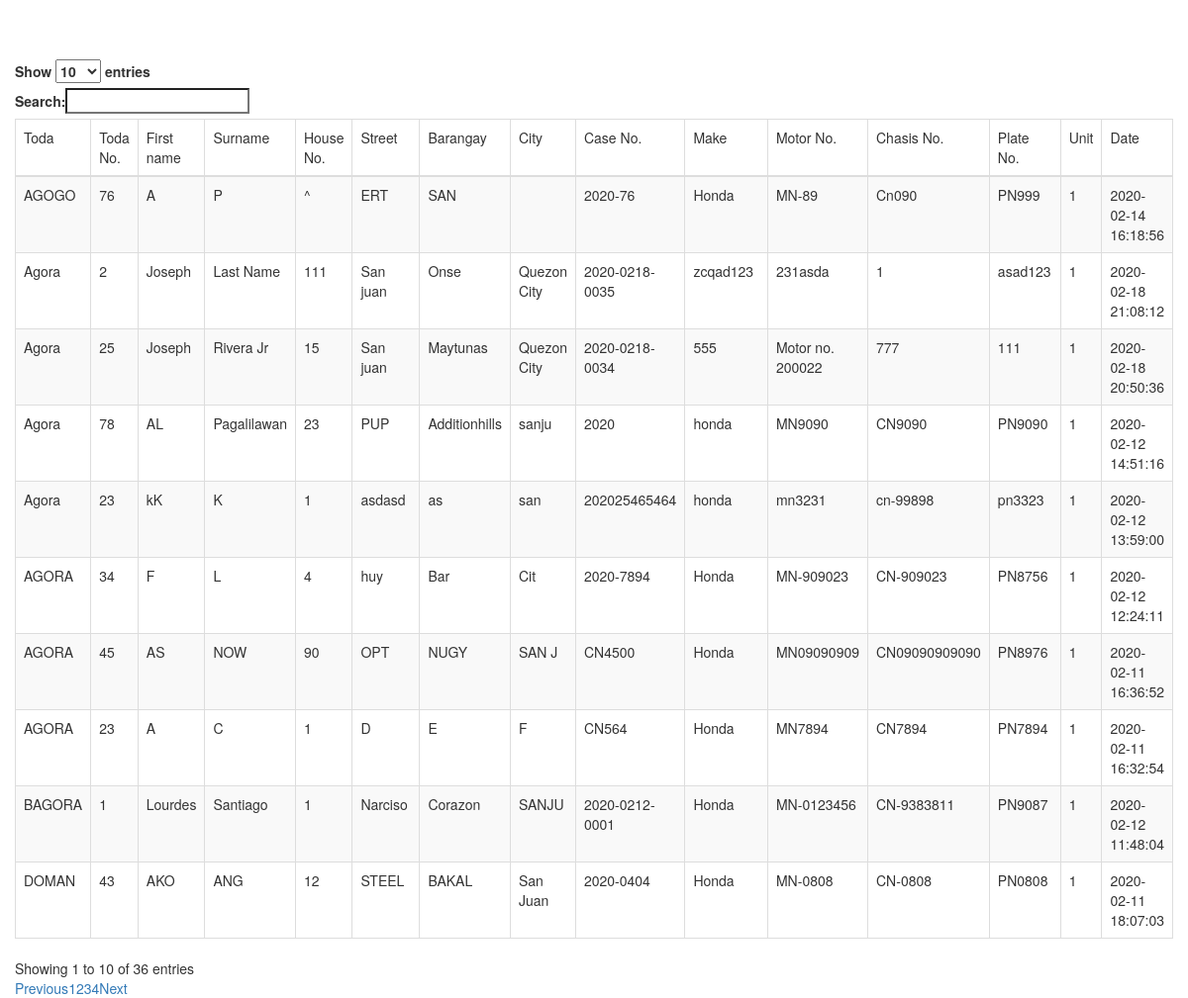
Before: /atty/t_operator.php with the older database file.
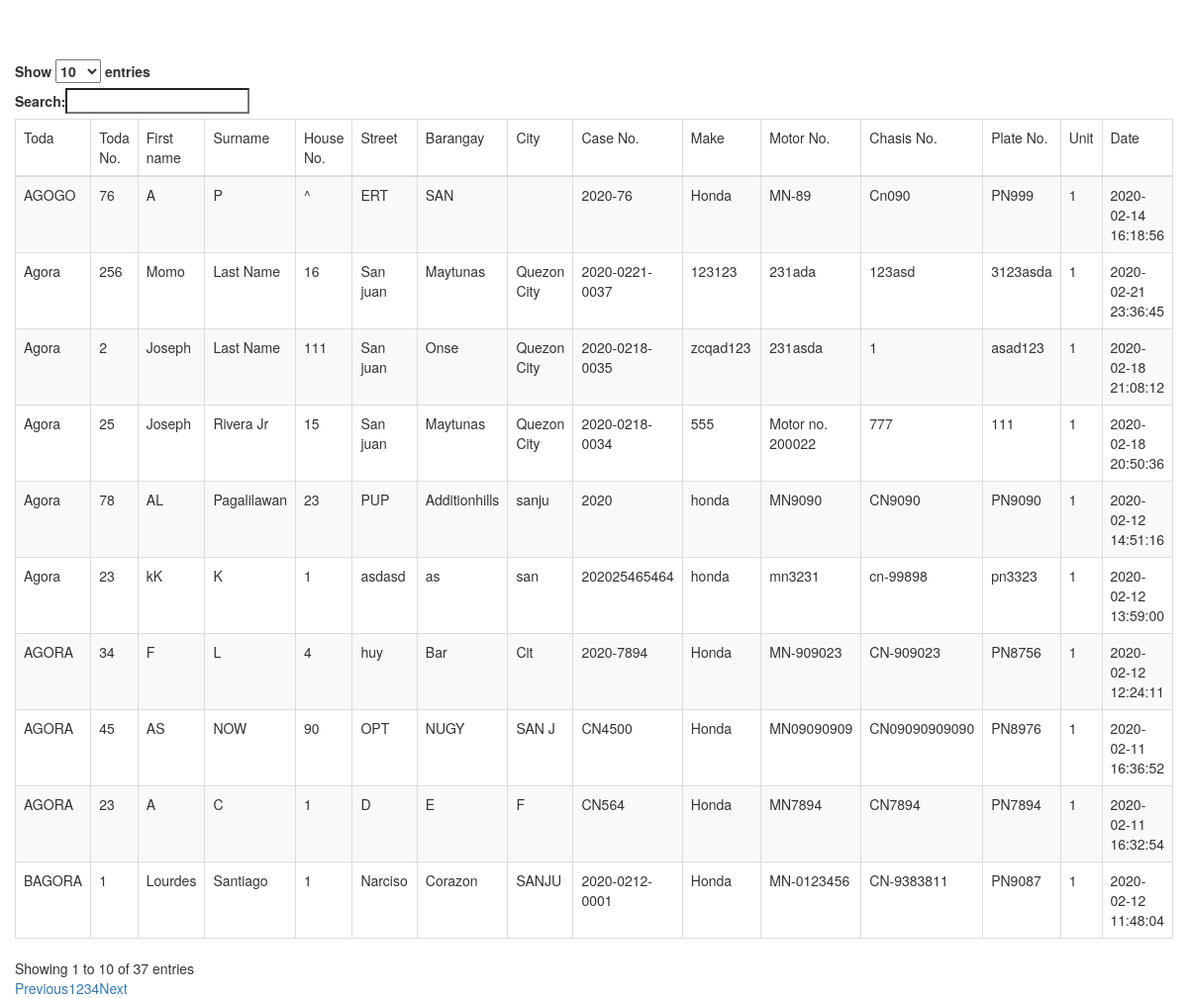
After: the same page with the newer database file.
### tables this page shows
CREATE TABLE `tricycle_operator` (
  `id_no` int(11) NOT NULL,
  `first_name` varchar(25) NOT NULL,
  `middle_name` varchar(25) NOT NULL,
  `last_name` varchar(25) NOT NULL,
  `house_no` varchar(25) NOT NULL,
  `street` varchar(25) NOT NULL,
  `barangay` varchar(25) NOT NULL,
  `city` varchar(25) NOT NULL,
  `case_no` varchar(25) NOT NULL,
  `toda` varchar(25) NOT NULL,
  `toda_no` smallint(6) NOT NULL,
  `make` varchar(25) NOT NULL,
  `motor_no` varchar(25) NOT NULL,
  `chasis_no` varchar(25) NOT NULL,
  `plate_no` varchar(25) NOT NULL,
  `date` varchar(25) NOT NULL,
  `unit` smallint(6) NOT NULL,
  `status` int(6) NOT NULL,
  `seen_status` int(11) NOT NULL
);

### atty/t_operator.php (the view, shortened to what this page needs)
<?php
require ("../database.php");
$con = mysqli_connect($servername, $username, $password, $database);
 $query ="SELECT * FROM tricycle_operator ORDER BY id_no DESC";
 $result = mysqli_query($con, $query);
 ?>
 <!DOCTYPE html>
 <html>
      <head>
           <link rel="stylesheet" href="https://maxcdn.bootstrapcdn.com/bootstrap/3.3.6/css/bootstrap.min.css" />
           <link rel="stylesheet" href="https://cdn.datatables.net/1.10.12/css/dataTables.bootstrap.min.css" />
      </head>
      <body>
           <br /><br />
           <div class="container" style="width: 100%">
                <br />
                <div class="table-responsive" >
                     <table id="operator_data" class="table table-striped table-bordered">
                          <thead>
                               <tr>
                                    <td>Toda</td>
                                    <td>Toda No.</td>
                                    <td>First name</td>
                                    <td>Surname</td>
                                    <td>House No.</td>
                                    <td>Street</td>
                                    <td>Barangay</td>
                                    <td>City</td>
                                    <td>Case No.</td>
                                    <td>Make</td>
                                    <td>Motor No.</td>
                                    <td>Chasis No.</td>
                                    <td>Plate No.</td>
                                    <td>Unit</td>
                                    <td>Date</td>
                               </tr>
                          </thead>
                          <?php
                          while($row = mysqli_fetch_array($result))
                          {
                               echo '
                               <tr>
                                    <td>'.$row["toda"].'</td>
                                    <td>'.$row["toda_no"].'</td>
                                    <td>'.$row["first_name"].'</td>
                                    <td>'.$row["last_name"].'</td>
                                    <td>'.$row["house_no"].'</td>
                                    <td>'.$row["street"].'</td>
                                    <td>'.$row["barangay"].'</td>
                                    <td>'.$row["city"].'</td>
                                    <td>'.$row["case_no"].'</td>
                                    <td>'.$row["make"].'</td>
                                    <td>'.$row["motor_no"].'</td>
                                    <td>'.$row["chasis_no"].'</td>
                                    <td>'.$row["plate_no"].'</td>
                                    <td>'.$row["unit"].'</td>
                                    <td>'.$row["date"].'</td>
                               </tr>
                               ';
                          }
                          ?>
                     </table>
                </div>
           </div>
      </body>
 </html>

Changed rows visible on the page:
no longer on this page (row edited): tricycle_operator: toda "DOMAN", toda_no "43", first_name "AKO", last_name "ANG", house_no "12", street "STEEL", barangay "BAKAL", city "San Juan", case_no "2020-0404", make "Honda", motor_no "MN-0808", chasis_no "CN-0808", plate_no "PN0808", unit "1", date "2020-02-11 18:07:03"
added tricycle_operator: toda "Agora", toda_no "256", first_name "Momo", last_name "Last Name", house_no "16", street "San juan", barangay "Maytunas", city "Quezon City", case_no "2020-0221-0037", make "123123", motor_no "231ada", chasis_no "123asd", plate_no "3123asda", unit "1", date "2020-02-21 23:36:45"
Other visible differences:
text written by a page script: "Show entries Search: Showing 1 to 10 of 36 entries Previous 1 2 3 4 Next" → "Show entries Search: Showing 1 to 10 of 37 entries Previous 1 2 3 4 Next"
